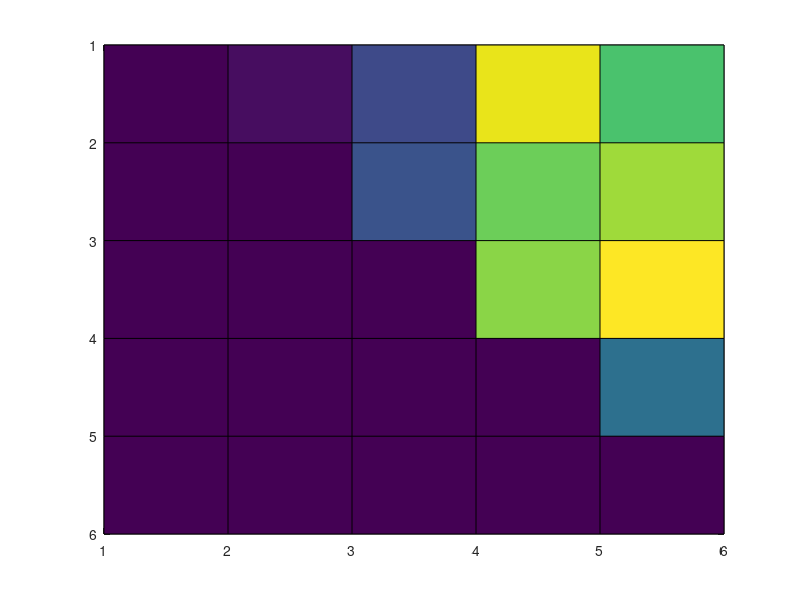

Here is the MATLAB script that generated this plot:
A = magic(6)
D = tril(A, -1)
U = triu(A, 1)
L = diag(diag(A))

B = 1:6;
B = B'

X = A*B
Y = U*B + D*B +L*B

if(X == Y)
disp("jest dobrze")
else
disp("nie jest dobrze")
end

pcolor(U)
axis ij;
